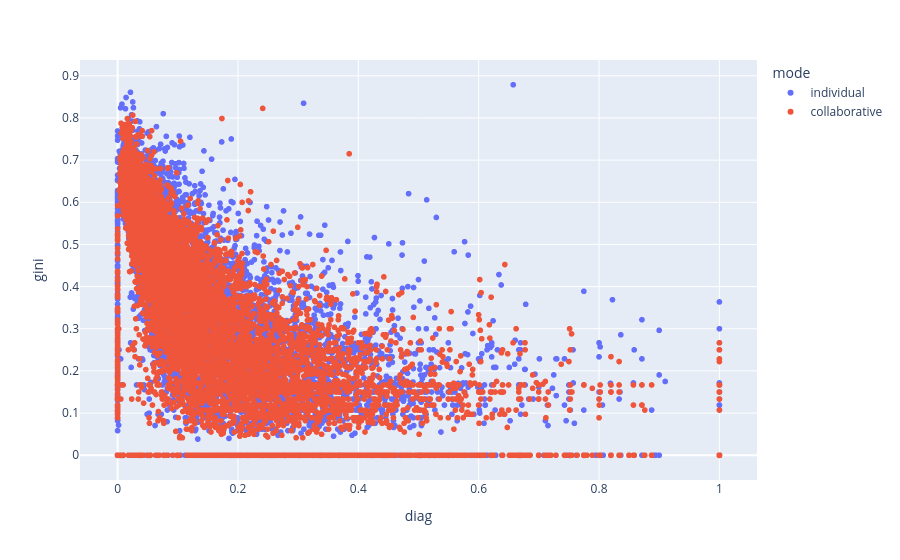

This figure's notebook cell:
### Code cell
px.scatter(
    df_dist_stats.query("dist == \"w1\""),
    x="diag",
    y="gini",
    color="mode",
)

### Figure 1 — Plotly figure (JSON) as saved in the notebook; plotly's stock layout.template omitted (floating-point values rounded to 4 significant figures; data arrays with more than 128 entries replaced by an {"elided": "..."} marker saying what was removed)
{"data": [{"hovertemplate": "mode=individual<br>diag=%{x}<br>gini=%{y}<extra></extra>", "legendgroup": "individual", "marker": {"color": "#636efa", "symbol": "circle"}, "mode": "markers", "name": "individual", "showlegend": true, "x": {"elided": "10245 float values"}, "xaxis": "x", "y": {"elided": "10245 float values"}, "yaxis": "y", "type": "scattergl"}, {"hovertemplate": "mode=collaborative<br>diag=%{x}<br>gini=%{y}<extra></extra>", "legendgroup": "collaborative", "marker": {"color": "#EF553B", "symbol": "circle"}, "mode": "markers", "name": "collaborative", "showlegend": true, "x": {"elided": "9923 float values"}, "xaxis": "x", "y": {"elided": "9923 float values"}, "yaxis": "y", "type": "scattergl"}], "layout": {"xaxis": {"anchor": "y", "domain": [0.0, 1.0], "title": {"text": "diag"}}, "yaxis": {"anchor": "x", "domain": [0.0, 1.0], "title": {"text": "gini"}}, "legend": {"title": {"text": "mode"}, "tracegroupgap": 0}, "margin": {"t": 60}}}
